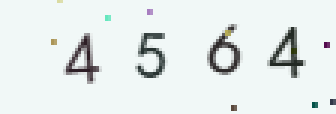
#> input picture 8-1/captcha3.png, 112 x 38 px (shown 3 times larger)
$ python demo01.py
#> lines starting #> are read from the running program, lines starting #| are printed output that depends on the picture; after the words box and inside, x2 and y2 are one past the last pixel; in counts of white or black regions, pixels touching at a corner belong together
# --------    -------    --------
# -*- coding: utf-8 -*-
# @Time : 2023/12/23 16:25
# @Author : ZQ
# @File : demo01
# @Project : python_spider
# @FileSummarize ：
# --------    -------    --------
import tesserocr
from PIL import Image
import numpy as np

image = Image.open('captcha3.png')
#> image is the input picture: PIL image 112x38 RGBA; mean R, G, B, A 228.6, 235.2, 234.2, 255
# 将图片转化为灰度图片
image = image.convert('L')
#> image: PIL image 112x38 L
threshold = 100  # 灰度阈值
# 将图片转化为numpy数组
array = np.array(image)
array = np.where(array > threshold, 255, 0)     # 将灰度大于阈值的图片像素设置为255,表示白色,否则设置为0,表示黑色
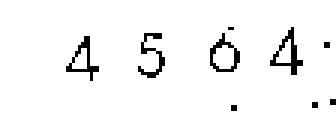
#> array: shape (38, 112) int64 (shown 3 times larger); 95.3% white; black in thin lines or dots, all inside (x1, y1, x2, y2) = (22, 9, 112, 37)
# 将numpy数组转化为图像
image = Image.fromarray(array.astype('uint8'))
print(tesserocr.image_to_text(image))
#> (this line was passed over: tesserocr is not available in this run)
